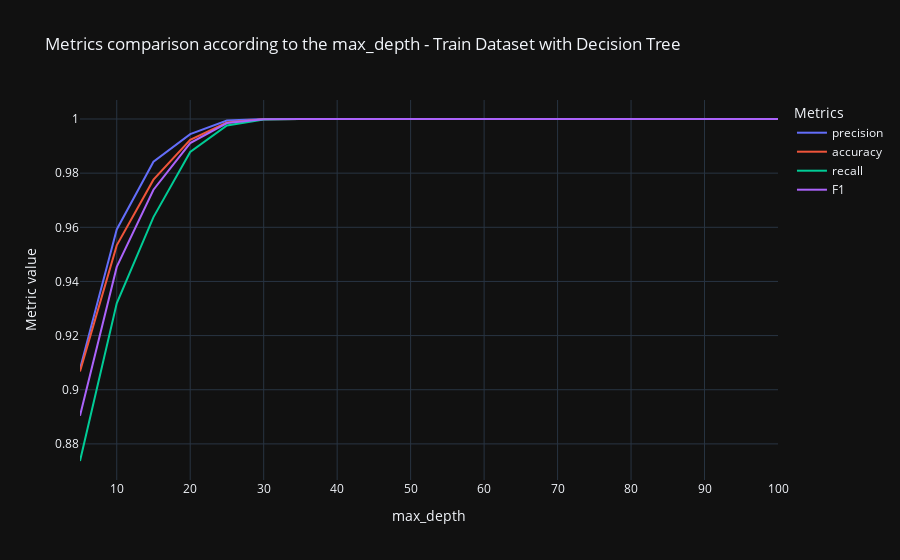

Source (notebook cell):
### Code cell
# Plotting train results
px.line(results_train_dt, 
        x=results_train_dt['max_depth'], 
        y=['precision', 'accuracy', 'recall', 'F1'],
        template='plotly_dark',
        title="Metrics comparison according to the max_depth - Train Dataset with Decision Tree",
        labels={'value': 'Metric value',
                'max_depth': 'max_depth'}).update_layout(legend=dict(title="Metrics"))

### Figure 1 — Plotly figure (JSON) as saved in the notebook; plotly's stock layout.template omitted (floating-point values rounded to 4 significant figures)
{"data": [{"hovertemplate": "variable=precision<br>max_depth=%{x}<br>Metric value=%{y}<extra></extra>", "legendgroup": "precision", "line": {"color": "#636efa", "dash": "solid"}, "marker": {"symbol": "circle"}, "mode": "lines", "name": "precision", "orientation": "v", "showlegend": true, "type": "scatter", "x": [5, 10, 15, 20, 25, 30, 35, 40, 45, 50, 55, 60, 65, 70, 75, 80, 85, 90, 95, 100], "xaxis": "x", "y": [0.9077, 0.9592, 0.9842, 0.9944, 0.9994, 1, 1, 1, 1, 1, 1, 1, 1, 1, 1, 1, 1, 1, 1, 1], "yaxis": "y"}, {"hovertemplate": "variable=accuracy<br>max_depth=%{x}<br>Metric value=%{y}<extra></extra>", "legendgroup": "accuracy", "line": {"color": "#EF553B", "dash": "solid"}, "marker": {"symbol": "circle"}, "mode": "lines", "name": "accuracy", "orientation": "v", "showlegend": true, "type": "scatter", "x": [5, 10, 15, 20, 25, 30, 35, 40, 45, 50, 55, 60, 65, 70, 75, 80, 85, 90, 95, 100], "xaxis": "x", "y": [0.9068, 0.9533, 0.9776, 0.9923, 0.9987, 0.9999, 1, 1, 1, 1, 1, 1, 1, 1, 1, 1, 1, 1, 1, 1], "yaxis": "y"}, {"hovertemplate": "variable=recall<br>max_depth=%{x}<br>Metric value=%{y}<extra></extra>", "legendgroup": "recall", "line": {"color": "#00cc96", "dash": "solid"}, "marker": {"symbol": "circle"}, "mode": "lines", "name": "recall", "orientation": "v", "showlegend": true, "type": "scatter", "x": [5, 10, 15, 20, 25, 30, 35, 40, 45, 50, 55, 60, 65, 70, 75, 80, 85, 90, 95, 100], "xaxis": "x", "y": [0.8737, 0.9319, 0.9638, 0.9878, 0.9976, 0.9998, 1, 1, 1, 1, 1, 1, 1, 1, 1, 1, 1, 1, 1, 1], "yaxis": "y"}, {"hovertemplate": "variable=F1<br>max_depth=%{x}<br>Metric value=%{y}<extra></extra>", "legendgroup": "F1", "line": {"color": "#ab63fa", "dash": "solid"}, "marker": {"symbol": "circle"}, "mode": "lines", "name": "F1", "orientation": "v", "showlegend": true, "type": "scatter", "x": [5, 10, 15, 20, 25, 30, 35, 40, 45, 50, 55, 60, 65, 70, 75, 80, 85, 90, 95, 100], "xaxis": "x", "y": [0.8904, 0.9454, 0.9739, 0.9911, 0.9985, 0.9999, 1, 1, 1, 1, 1, 1, 1, 1, 1, 1, 1, 1, 1, 1], "yaxis": "y"}], "layout": {"legend": {"title": {"text": "Metrics"}, "tracegroupgap": 0}, "title": {"text": "Metrics comparison according to the max_depth - Train Dataset with Decision Tree"}, "xaxis": {"anchor": "y", "domain": [0, 1], "title": {"text": "max_depth"}}, "yaxis": {"anchor": "x", "domain": [0, 1], "title": {"text": "Metric value"}}}}
